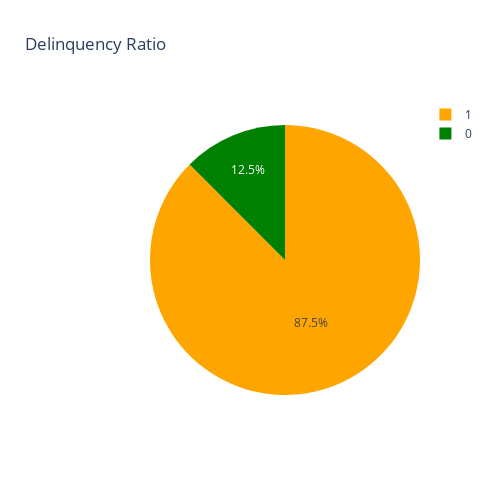

Notebook cell for this chart:
### Code cell
#count and Ratio of customer who had paid back the credit amount vs those customer who had not paid in dataset
target= y.value_counts()
levels = ['0','1']
trace = go.Pie(labels=target.index,values=target.values,
               marker=dict(colors=('orange','green')))
layout = dict(title="Delinquency Ratio", margin=dict(l=150), width=500, height=500)
figdata = [trace]
fig = go.Figure(data=figdata, layout=layout)
iplot(fig)
#print target class counts
print(target)

### Figure 1 — Plotly figure (JSON) as saved in the notebook; plotly's stock layout.template omitted (floating-point values rounded to 4 significant figures)
{"data": [{"labels": [1, 0], "marker": {"colors": ["orange", "green"]}, "type": "pie", "values": [183431, 26162]}], "layout": {"height": 500, "margin": {"l": 150}, "title": {"text": "Delinquency Ratio"}, "width": 500}}
